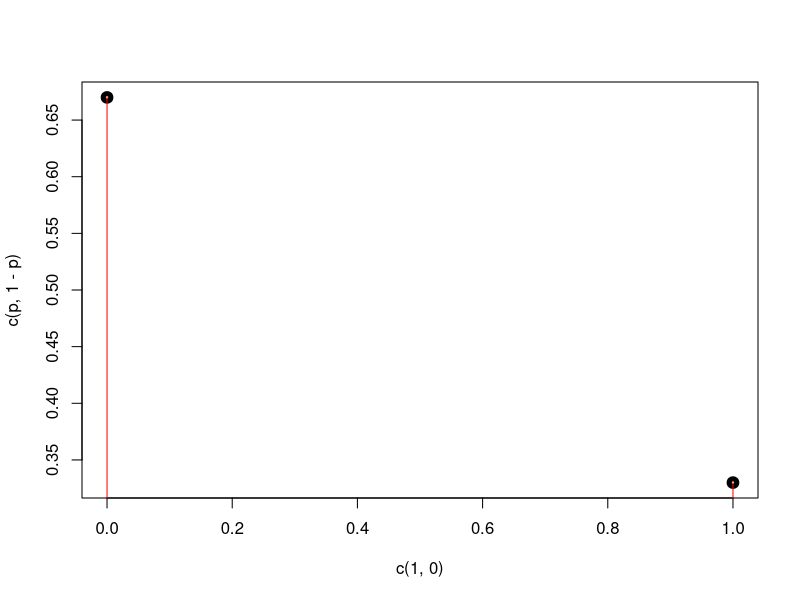
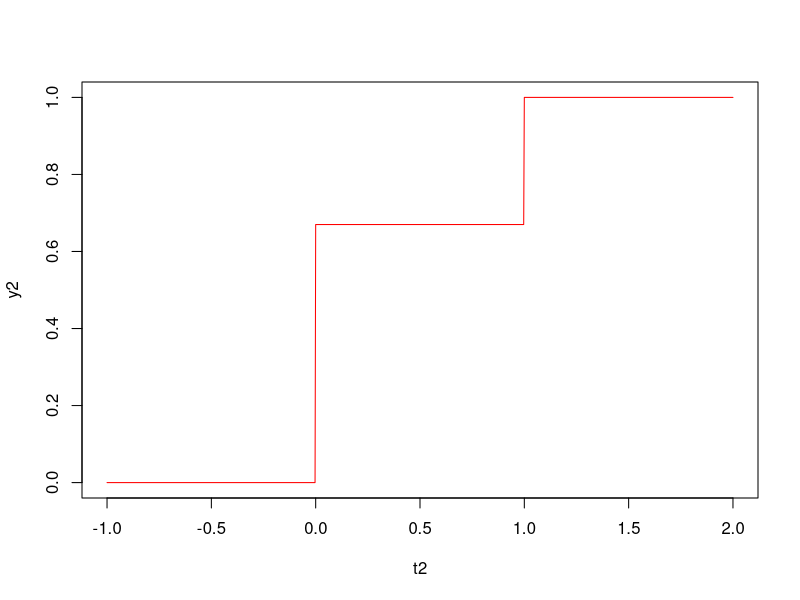
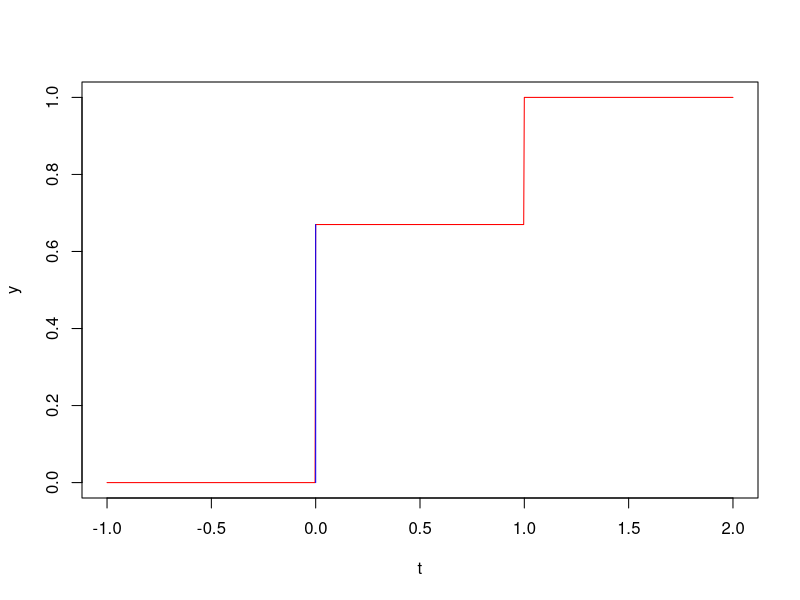
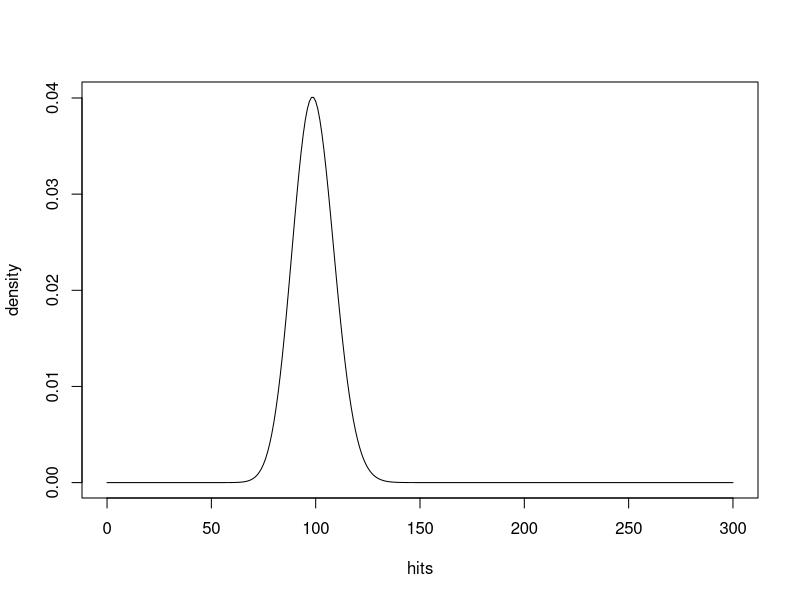
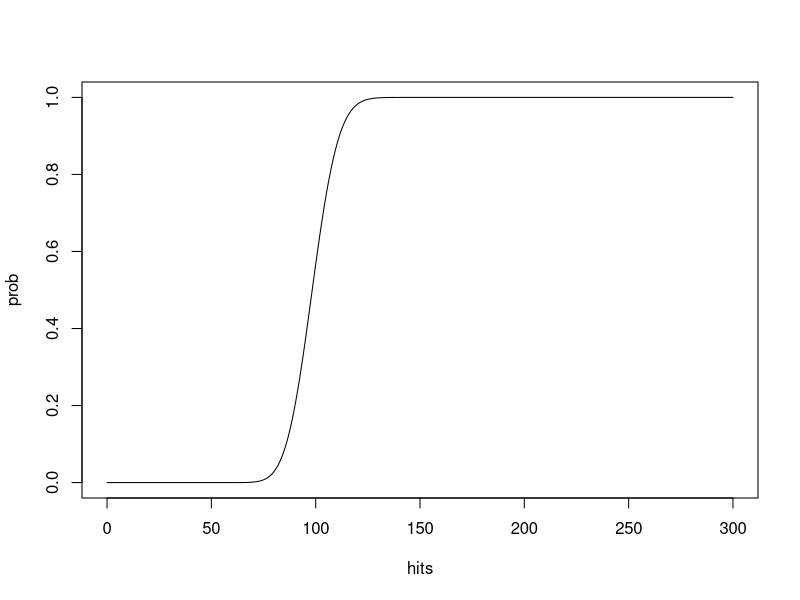
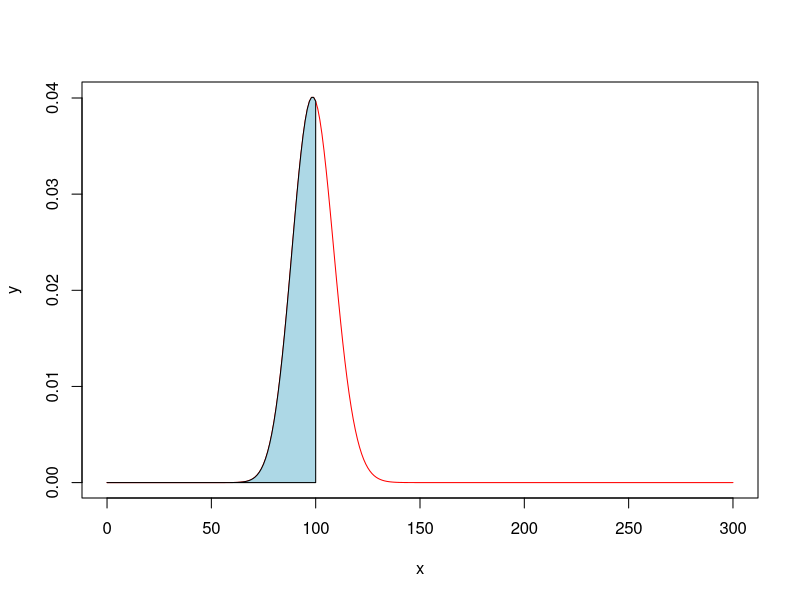
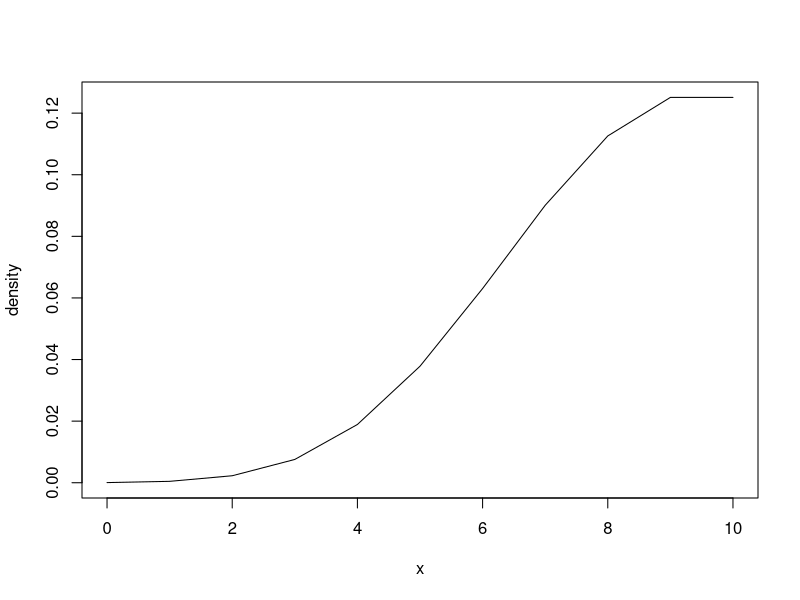
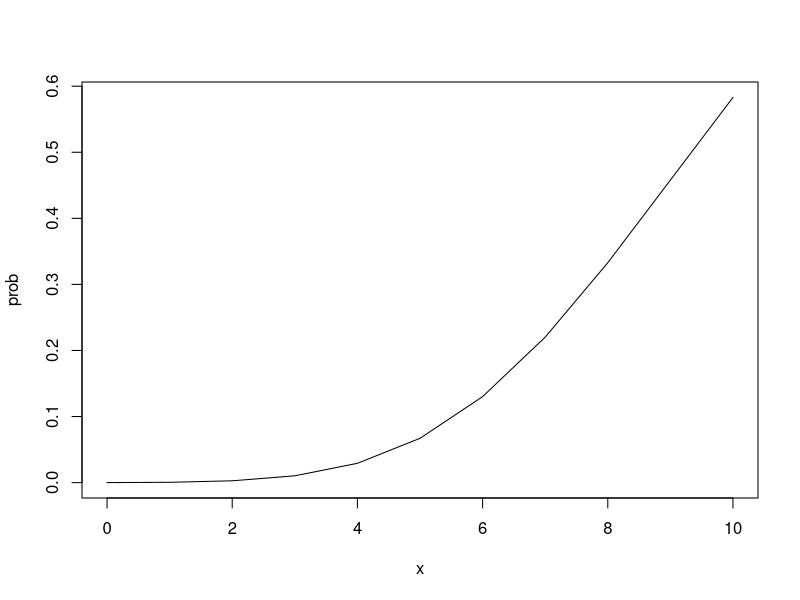

R code for these plots, in order:
## ---- chunk 1
          
            prob = 0.33
            a = 0

            FctMasa = function(p){
                plot(c(1,0),c(p,1-p), lwd=5)
                segments(c(1,0), 0, c(1,0), c(p,1-p), col="red")
            }
            
     
            F = function(x,p){
                if (x<0){
                    y=0
                }else if (x<1){
                    y = 1-p
                }else{
                    y=1
                }
                return(y)
            }
            
            P = function(p, a, b=NULL, param=NULL)
            {
                if(is.null(b))
                {
                    if(is.null(param))
                    {
                        return(F(a, p))
                    }
                    else
                    {
                        return (1 - F(a, p))
                    }
                }
                else
                {
                    return (F(b, p) - F(a, p))
                }
            }
            
            fctMasa <- ({
                FctMasa(prob)
            })
            
            
            fctRep <- ({
                F2 = Vectorize(F, vectorize.args = "x")
                t2 = seq(-1,2,length.out = 1000)
                y2 = F2(t2,prob)
                plot(t2, y2, type= "l", col="red")
            })
            
            SelectProb = "P(x<=a)"
            
            
            fctProb <- ({
                
                F = Vectorize(F, vectorize.args = "x")
                t = seq(-1,2,length.out = 1000)
                y = F(t,prob)
                plot(t, y, type= "l", col="red")
                
                if(SelectProb=="P(x<=a)"){
                    x = seq(0,a)
                    y=F(x, prob)
              
                    
                    for(i in 1:length(x)){
                        tmp = 0
                        if(i==1)
                            tmp = 0
                        else
                            tmp = y[i-1]
                        lines(c(x[i],x[i]), c(tmp,y[i]), col="blue")
                    }
  
                }else if(SelectProb=="P(x>=b)"){
                    x = seq(b,2)
                    y = F(x,prob)
                    for(i in 1:length(x)){
                        tmp = 0
                        if(i==1)
                            tmp = 0
                        else
                            tmp = y[i-1]
                        lines(c(x[i],x[i]), c(tmp,y[i]), col="blue")
                    }
                }else{
                    x = seq(a,b)
                    y = F(x,prob)
                    for(i in 1:length(x)){
                        tmp = 0
                        if(i==1)
                            tmp = 0
                        else
                            tmp = y[i-1]
                        lines(c(x[i],x[i]), c(tmp,y[i]), col="blue")
                    }
                }
            
            })
                
            if(SelectProb=="P(x<=a)"){
                c("Probability: ", P(prob, a))
            }else if(SelectProb=="P(x>=b)"){
                c("Probability: ", P(prob, b, param = 1)+F(b, prob))
            }else{
                c("Probability: ", P(prob, a, b)+F(a, prob))
            }

## ---- chunk 2

            prob2 = 0.33
            NrAruncari= 300
            a = 100
        

            fd4 = function(x)
            {
                return(dpois(x, prob2*NrAruncari , log = FALSE))
            }
            
            F4 = function(xx)
            {
                return (ppois(q = xx, lambda = NrAruncari*prob2, lower.tail = TRUE))
            }
            
            hits <- 0:NrAruncari 
            density <- fd4(hits)
            plot (x = hits,y=density,type="l")
         
            prob <- F4(hits)
            plot (x = hits,y=prob,type="l")
          
            x = 0:NrAruncari
            y = fd4(x)
            plot(x, y, type= "l", col="red")
                
            SelectProb = "P(x<=a)"
                
            if(SelectProb=="P(x<=a)"){
                 polygon(c(0,x[x<=a],a), c(0,y[x<=a],0), col="light blue")
            }else if(SelectProb=="P(x>=b)"){
                polygon(c(b,x[b<=x],NrAruncari),c(0,y[b<=x],0), col="light blue")
            }else{
                x = seq(a,b)
                y = fd4(x)
                polygon(c(a,x,b), c(0,y,0), col="light blue")
            }
         
          
            P4 = function(a, b=NULL, param=NULL)
            {
                if(is.null(b))
                {
                    if(is.null(param))
                    {
                        return(F4(a))
                    }
                    else
                    {
                        return (1 - F4 (a))
                    }
                }
                else
                {
                    return (F4(b) - F4(a))
                }
            }
            
            
            
            if(SelectProb=="P(x<=a)"){
                c("Probability: ", P4(a))
            }else if(SelectProb=="P(x>=b)"){
                c("Probability: ", P4(b, param = 1))
            }else{
                c("Probability: ", P4(a, b))
            }
        

## ---- chunk 3
          
            NrInfectati = 1000
            prob_infectare = 0.01
            b = 7
           

            fd5 = function(x)
            {
                return(dpois(x = x, lambda = NrInfectati * prob_infectare))
            }
            
            F5 = function(xx)
            {
                return (ppois(q = xx, lambda = NrInfectati * prob_infectare, lower.tail = TRUE))
            }
            
            fctMasa <- ({
                x <- 0:10
                density <- fd5(x)
                plot (x = x,y=density,type="l")
            })
            
            fctRep <- ({
                x <- 0:10
                prob <- F5(x)
                plot (x = x,y=prob,type="l")
            })
            
            SelectProb = "P(x>=b)"
            
            fctProb <- ({
                x = 0:10
                y = fd5(x)
                
                plot(x, y, type= "l", col="red")
                
                if(SelectProb=="P(x<=a)"){
                    polygon(c(0,x[x<=a],a), c(0,y[x<=a],0), col="light blue")
                }else if(SelectProb=="P(x>=b)"){
                    polygon(c(b,x[b<=x],NrInfectati),c(0,y[b<=x],0), col="light blue")
                }else{
                    x = seq(a,b)
                    y = fd5(x)
                    polygon(c(a,x,b), c(0,y,0), col="light blue")
                    
                }
            })
            
            P5 = function(a, b=NULL, param=NULL)
            {
                if(is.null(b))
                {
                    if(is.null(param))
                    {
                        return(F5(a))
                    }
                    else
                    {
                        return (1 - F5 (a))
                    }
                }
                else
                {
                    return (F5(b) - F5(a))
                }
            }
            
           
                
            if(SelectProb=="P(x<=a)"){
                c("Probability: ", P5(a))
            }else if(SelectProb=="P(x>=b)"){
                c("Probability: ", P5(b, param = 1))
            }else{
                c("Probability: ", P5(a, b))
            }
            

## ---- chunk 4

            # 8

            exp_sales = 3
            events = 10
            
            b = 4
            
            
            fd8 = function(x)
            {
                return(dpois(x = x, lambda = exp_sales))
            }
            
            F8 = function(xx)
            {
                return (ppois(q = xx, lambda = exp_sales, lower.tail = TRUE))
            }
            
            fctMasa <- ({
                ee = 0:events
                density <- fd8(ee)
                plot (x = ee,y=density,type="l")
            })
            
            fctRep <- ({
                e2 = 0:events
                prob <- ppois(q = e2, lambda = exp_sales, lower.tail = TRUE)
                plot (x = e2,y=prob,type="l")
            })
            
            SelectProb = "P(x>=b)"
            
            fctProb <- ({
                x = 0:events
                y = fd8(x)
                
                plot(x, y, type= "l", col="red")
                
                if(SelectProb=="P(x<=a)"){
                    polygon(c(0,x[x<=a],a), c(0,y[x<=a],0), col="light blue")
                }else if(SelectProb=="P(x>=b)"){
                    polygon(c(b,x[b<=x],NrInfectati),c(0,y[b<=x],0), col="light blue")
                }else{
                    x = seq(a,b)
                    y = fd8(x)
                    polygon(c(a,x,b), c(0,y,0), col="light blue")
                }
            })
            
            P8 = function(a, b=NULL, param=NULL)
            {
                if(is.null(b))
                {
                    if(is.null(param))
                    {
                        return(F8(a))
                    }
                    else
                    {
                        return (1 - F8 (a))
                    }
                }
                else
                {
                    return (F8(b) - F8(a))
                }
            }
            
            
            
            if(SelectProb=="P(x<=a)"){
                c("Probability: ", P8(a))
            }else if(SelectProb=="P(x>=b)"){
                c("Probability: ", P8(b, param = 1))
            }else{
                c("Probability: ", P8(a, b))
            
            }
        
            
## ---- chunk 5
            
            # 10

            nr_test = 10
            lim_inf = 1
            lim_sup = 3
            
            a = 2
            
            fd10 = function(x)
            {
                return(dunif(x = x, min=lim_inf,max=lim_sup))
            }
            
            F10 = function(xx)
            {
                return (punif(q = xx, min=lim_inf,max=lim_sup, lower.tail = TRUE))
            }
            
            
            fctMasa <- ({
                x = runif(nr_test, min = lim_inf, max = lim_sup)
                density <- fd10(x)
                plot (x = x,y=density,type="l")
            })
            
            fctRep <- ({
                x = runif(nr_test, min = lim_inf, max = lim_sup)
                prob <- F10(x)
                plot (x = x,y=prob,type="l")
            })
            
            SelectProb = "P(x<=a)"
            
            fctProb <-({
                x = seq(lim_inf , lim_sup)
                y = fd10(x)
                mini = min(y)
                plot(x, y, type= "l", col="red", ylim = c(0,1))
                if(SelectProb=="P(x<=a)"){
                    i <- x <= a
                    polygon(c(lim_inf,x[i],a), c(0,y[i],0), col="light blue")
                }else if(SelectProb=="P(x>=b)"){
                    i <- x >= b
                    polygon(c(b,x[i],lim_sup), c(0,y[i],0), col="light blue")
                }else{
                    
                    x = seq(a , b)
                    y = fd10(x)
                    
                    polygon(c(a,x,b), c(0,y,0), col="light blue")
                }
            })
            
            
            P10 = function(a, b=NULL, param=NULL)
            {
                if(is.null(b))
                {
                    if(is.null(param))
                    {
                        return(F10(a))
                    }
                    else
                    {
                        return (1 - F10 (a))
                    }
                }
                else
                {
                    return (F10(b) - F10(a))
                }
            }
            
            
            
            if(SelectProb=="P(x<=a)"){
                c("Probability: ", P10(a))
            }else if(SelectProb=="P(x>=b)"){
                c("Probability: ", P10(b, param = 1))
            }else{
                c("Probability: ", P10(a, b))
                
            }
    


## ---- chunk 6

       
            ex13_x = 14
            ex13_m = 70
            ex13_n = 84
            ex13_k = 20

            a = 9
           
            fd13 = function(x)
            {
                return(dhyper(x = x, m = ex13_m, n = ex13_n, k = ex13_k))
            }
            
            F13 = function(xx)
            {
                return (phyper(q = xx, m = ex13_m, n = ex13_n, k = ex13_k, lower.tail = TRUE))
            }
            
            fctMasa <- ({
                x = seq(1:ex13_k)
                density <- fd13(x)
                plot (x = x,y=density,type="l")
            })
            
            fctRep <- ({
                x = seq(1:ex13_k)
                prob <- F13(x)
                plot (x = x,y=prob,type="l")
            })
            
            fctProb <-({
                x = seq(1:ex13_k)
                y = fd13(x)
                mini = min(y)
                plot(x, y, type= "l", col="red") # , ylim = c(0,1))
                if(SelectProb=="P(x<=a)"){
                    i <- x <= a
                    polygon(c(lim_inf,x[i],a), c(0,y[i],0), col="light blue")
                }else if(SelectProb=="P(x>=b)"){
                    i <- x >= b
                    polygon(c(b,x[i],lim_sup), c(0,y[i],0), col="light blue")
                }else{
                    x = seq(a , b)
                    y = fd13(x)
                    polygon(c(a,x,b), c(0,y,0), col="light blue")
                }
            })
            
            P13 = function(a, b=NULL, param=NULL)
            {
                if(is.null(b))
                {
                    if(is.null(param))
                    {
                        return(F13(a))
                    }
                    else
                    {
                        return (1 - F13 (a))
                    }
                }
                else
                {
                    return (F13(b) - F13(a))
                }
            }
            
            SelectProb = "P(x<=a)"
            
            if(SelectProb=="P(x<=a)"){
                c("Probability: ", P13(a))
            }else if(SelectProb=="P(x>=b)"){
                c("Probability: ", P13(b, param = 1))
            }else{
                c("Probability: ", P13(a, b))
            }


